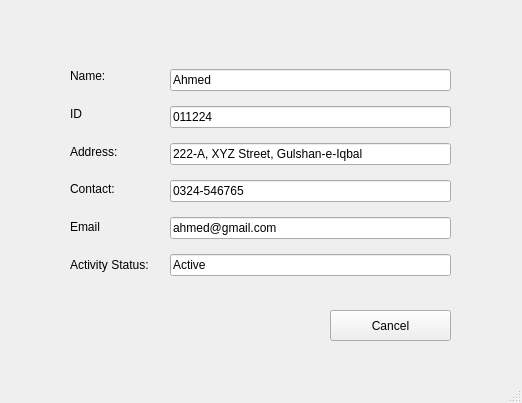
<?xml version="1.0" encoding="UTF-8"?>
<ui version="4.0">
 <class>MainWindow</class>
 <widget class="QMainWindow" name="MainWindow">
  <property name="geometry">
   <rect>
    <x>0</x>
    <y>0</y>
    <width>522</width>
    <height>403</height>
   </rect>
  </property>
  <property name="windowTitle">
   <string>MainWindow</string>
  </property>
  <widget class="QWidget" name="centralwidget">
   <widget class="QWidget" name="layoutWidget">
    <property name="geometry">
     <rect>
      <x>170</x>
      <y>60</y>
      <width>281</width>
      <height>231</height>
     </rect>
    </property>
    <layout class="QVBoxLayout" name="verticalLayout">
     <item>
      <widget class="QLineEdit" name="titleLineedit">
       <property name="text">
        <string>Ahmed</string>
       </property>
      </widget>
     </item>
     <item>
      <widget class="QLineEdit" name="titleLineedit_2">
       <property name="text">
        <string>011224</string>
       </property>
      </widget>
     </item>
     <item>
      <widget class="QLineEdit" name="lineEdit">
       <property name="text">
        <string>222-A, XYZ Street, Gulshan-e-Iqbal</string>
       </property>
      </widget>
     </item>
     <item>
      <widget class="QLineEdit" name="lineEdit_2">
       <property name="text">
        <string>0324-546765</string>
       </property>
      </widget>
     </item>
     <item>
      <widget class="QLineEdit" name="lineEdit_3">
       <property name="text">
        <string>ahmed@gmail.com</string>
       </property>
      </widget>
     </item>
     <item>
      <widget class="QLineEdit" name="lineEdit_4">
       <property name="text">
        <string>Active</string>
       </property>
      </widget>
     </item>
    </layout>
   </widget>
   <widget class="QWidget" name="layoutWidget">
    <property name="geometry">
     <rect>
      <x>70</x>
      <y>60</y>
      <width>87</width>
      <height>221</height>
     </rect>
    </property>
    <layout class="QVBoxLayout" name="verticalLayout_2">
     <item>
      <widget class="QLabel" name="label">
       <property name="text">
        <string>Name:</string>
       </property>
      </widget>
     </item>
     <item>
      <widget class="QLabel" name="label_2">
       <property name="text">
        <string>ID</string>
       </property>
      </widget>
     </item>
     <item>
      <widget class="QLabel" name="label_4">
       <property name="text">
        <string>Address:</string>
       </property>
       <property name="alignment">
        <set>Qt::AlignLeading|Qt::AlignLeft|Qt::AlignVCenter</set>
       </property>
      </widget>
     </item>
     <item>
      <widget class="QLabel" name="label_5">
       <property name="text">
        <string>Contact:</string>
       </property>
      </widget>
     </item>
     <item>
      <widget class="QLabel" name="label_6">
       <property name="text">
        <string>Email</string>
       </property>
      </widget>
     </item>
     <item>
      <widget class="QLabel" name="label_7">
       <property name="text">
        <string>Activity Status:</string>
       </property>
      </widget>
     </item>
    </layout>
   </widget>
   <widget class="QPushButton" name="viewButton_5">
    <property name="geometry">
     <rect>
      <x>330</x>
      <y>310</y>
      <width>121</width>
      <height>31</height>
     </rect>
    </property>
    <property name="text">
     <string>Cancel</string>
    </property>
   </widget>
  </widget>
  <widget class="QMenuBar" name="menubar">
   <property name="geometry">
    <rect>
     <x>0</x>
     <y>0</y>
     <width>522</width>
     <height>26</height>
    </rect>
   </property>
  </widget>
  <widget class="QStatusBar" name="statusbar"/>
 </widget>
 <resources/>
 <connections/>
</ui>
